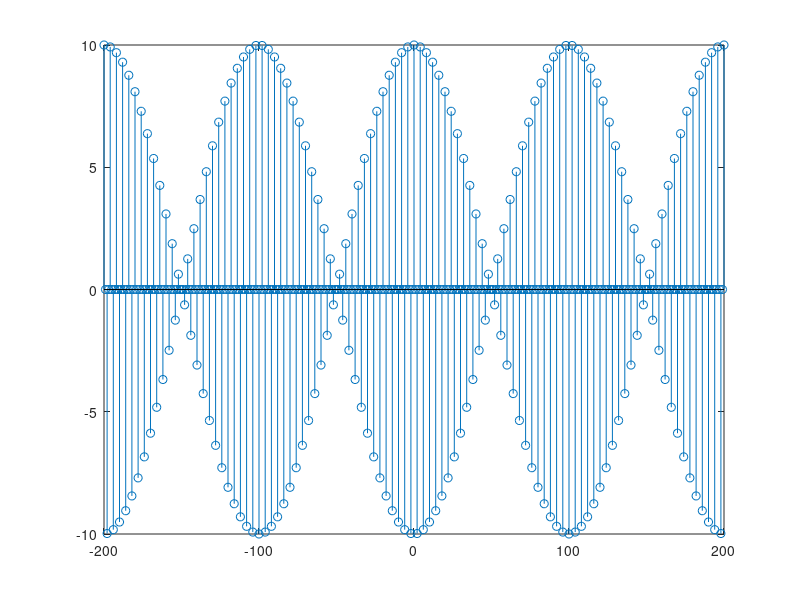

Recreate this plot in MATLAB.
clear;
x5 = @(n) 5*(cos(0.49*pi*n)+cos(0.51*pi*n));
n_seq = -200:200;
x5_seq = arrayfun(x5, n_seq);
stem(n_seq, x5_seq)